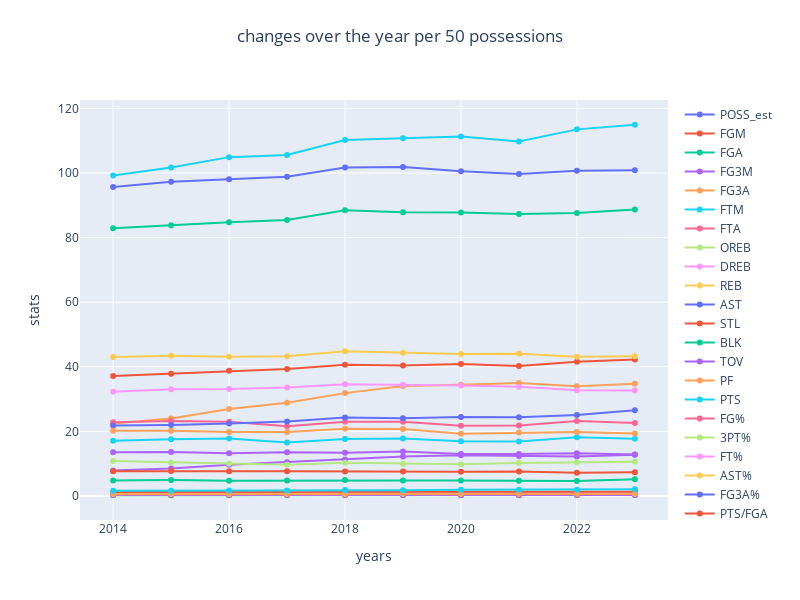

Notebook cell for this chart:
### Code cell
change_per48_df = change_df.copy()
for col in change_per48_df.columns[2:18]:
    change_per48_df[col] = (change_per48_df[col]/change_per48_df['MIN'])*48*5

change_per48_df.drop(columns='MIN', inplace=True)

fig = go.Figure()
for col in change_per48_df.columns[1:]:
    fig.add_trace(go.Scatter(x=change_per48_df['season_start_year'],
                             y=change_per48_df[col], name=col))

fig.update_layout(height=600, width=800)
fig.update_xaxes(title_text='years')
fig.update_yaxes(title_text='stats')
fig.update_layout(title_text='changes over the year per 50 possessions', title_x=0.5, title_y=0.95)
fig.show()
